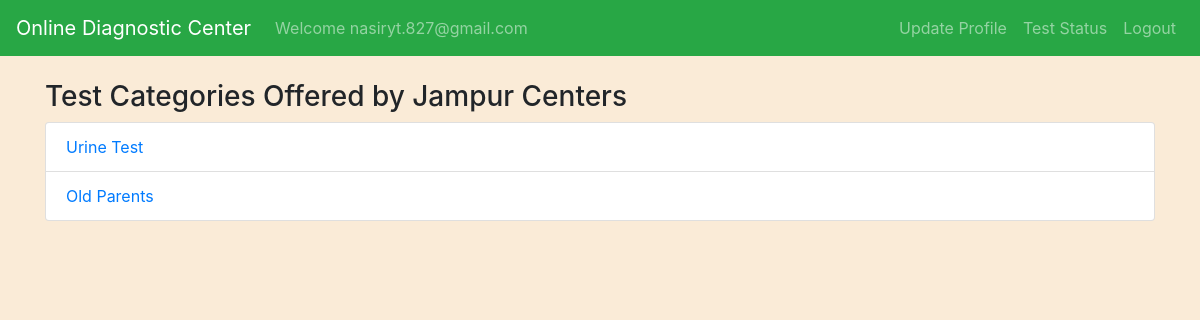
/view_center_categories.php?center_id=2 (signed in), run on the app's committed database.
### tables this page shows
CREATE TABLE `diagnostic_centers` (
  `center_id` int(11) NOT NULL,
  `center_name` varchar(255) NOT NULL,
  `location` varchar(255) NOT NULL,
  `contact_details` varchar(255) NOT NULL,
  `manager_id` int(11) DEFAULT NULL,
  `created_at` timestamp NOT NULL DEFAULT current_timestamp(),
  `updated_at` timestamp NOT NULL DEFAULT current_timestamp() ON UPDATE current_timestamp()
);

CREATE TABLE `test_categories` (
  `category_id` int(11) NOT NULL,
  `category_name` varchar(100) NOT NULL,
  `center_id` int(11) DEFAULT NULL
);

### view_center_categories.php (the view, shortened to what this page needs)
<?php
include('config.php');
$centerId = $_GET['center_id'];
$centerQuery = "SELECT * FROM diagnostic_centers WHERE center_id = $centerId";
$centerResult = mysqli_query($conn, $centerQuery);
$center = mysqli_fetch_assoc($centerResult);
$categoriesQuery = "SELECT category_id, category_name
                    FROM test_categories
                    WHERE center_id = $centerId";
$categoriesResult = mysqli_query($conn, $categoriesQuery);
?>
<!DOCTYPE html>
<html>
<head>
    <link rel="stylesheet" href="https://stackpath.bootstrapcdn.com/bootstrap/4.3.1/css/bootstrap.min.css">
</head>
<body>
<?php
include('navbar.php');
?>
<div class="container mt-4">
    <h3>Test Categories Offered by <?php echo $center['center_name']; ?></h3>
    <ul class="list-group">
        <?php while ($category = mysqli_fetch_assoc($categoriesResult)) { ?>
            <li class="list-group-item">
                <a href="view_tests_in_category.php?center_id=<?php echo $centerId; ?>&category_id=<?php echo $category['category_id']; ?>"><?php echo $category['category_name']; ?></a>
            </li>
        <?php } ?>
    </ul>
</div>
</body>
</html>

### view_center_categories.php (style rules this page uses)
body { background-color: antiquewhite; }

### data on the page
diagnostic_centers: center_name "Jampur Centers"
test_categories: category_name "Urine Test"
test_categories: category_name "Old Parents"

### other printed values
$_SESSION['email'] "nasiryt.827@gmail.com"
